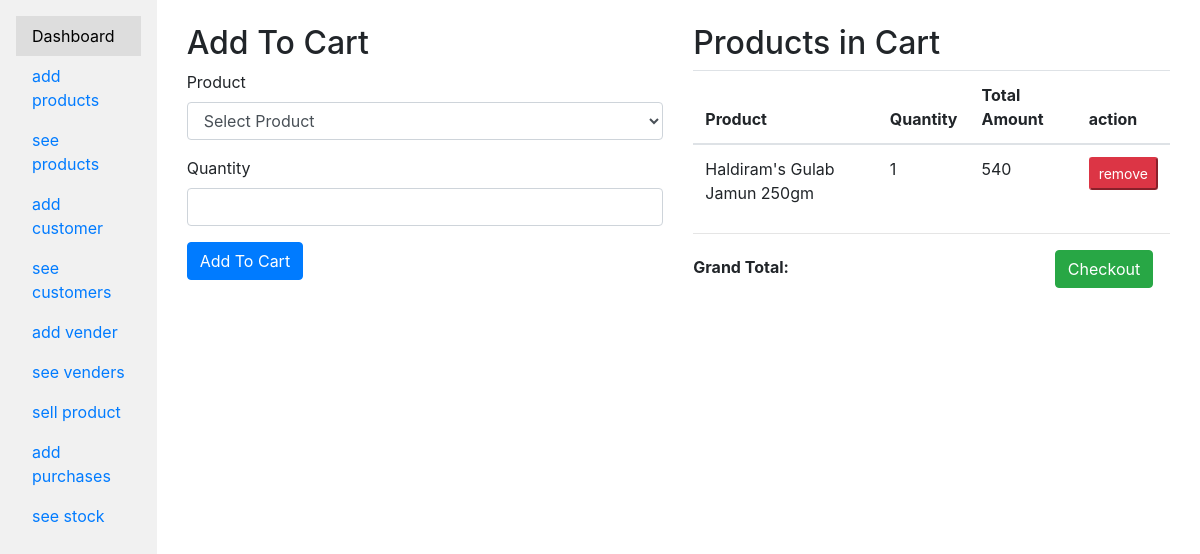
Screenshot of /add/sale/ (signed in) with the database file from the repository.
### app/models.py (models this page shows, shortened)
class Cart(models.Model):
    product = models.ForeignKey(Product, on_delete=models.CASCADE)
    quantity = models.PositiveIntegerField( null=True)
    total_amount=models.PositiveIntegerField(editable=False,null=True)

class Product(models.Model):
    name = models.CharField(max_length=100,null=True)
    price = models.DecimalField(max_digits=8, decimal_places=2,null=True)

### app/views.py (the view)
# urls.py: path('add/sale/', add_sale, name='add_sale'),
@login_required
def add_sale(request):
    print("add_sale")
    sales = Sale.objects.all()
    carts=Cart.objects.all()
    customers=Customer.objects.all()
    stocks=Stock.objects.all()
    print(request)
    if request.method == 'POST':
        form = SaleForm(request.POST)
        if form.is_valid():
            cart=form.cleaned_data['cart']
            customer=form.cleaned_data['customer']
            form.save()
            messages.success(request, 'Product sold successfully.')
            for cart in carts:
                stock=Stock.objects.get(product=cart.product)
                stock.qty_left-=cart.quantity
                stock.save()
            carts.delete()
            return redirect( 'add_to_cart')
    else:
        form = SaleForm()
    context={'sales':sales,'form': form,'carts':carts,}
    return render(request, 'addToCart.html',context)

### app/modelForm/SaleForm.py
class SaleForm(forms.ModelForm):
    class Meta:
        model = Sale
        fields = ['cart','customer']

### app/templates/addToCart.html (shortened to what this page needs)
{% extends 'base.html' %}
{% load static %}
  {% block content %}
    <div class="container">
      <div class="row">
        <div class="col-md-6">
          <h2>Add To Cart</h2>
          <form method="POST" action="{% url 'add_to_cart' %}">
            <div class="form-group">
              <label for="product">Product</label>
              <select class="form-control" id="product" name="product" required>
                <option value="">Select Product</option>
              </select>
            </div>
            <div class="form-group">
              <label for="quantity">Quantity</label>
              <input type="number" class="form-control" id="quantity" min="1" name="quantity" required>
            </div>
            <button type="submit" class="btn btn-primary">Add To Cart</button>
          </form>
        </div>
        <div class="col-md-6">
            <h2>Products in Cart</h2>
            <table class="table">
              <thead>
                <tr>
                  <th>Product</th>
                  <th>Quantity</th>
                 <th>Total Amount</th>
                  <th>action</th>
                </tr>
              </thead>
              <tbody>
                {% for cart in carts %}
                  <tr>
                    <td>{{ cart.product.name }}</td>
                    <td>{{ cart.quantity }}</td>
                    <td>{{ cart.total_amount }}</td>
                    <td>
                      <a href="{% url 'remove_product_from_cart' cart.id %}" ><button class="btn-danger btn-sm mb-2">remove</button></a>
                    </td>
                  </tr>
                {% empty %}
                  <tr>
                    <td colspan="5">Cart is empty</td>
                  </tr>
                  {% endfor %}
              </tbody>
            </table>
            <hr>
            <span style="font-weight: bolder; "  > Grand Total: {{net_amount}} </span>
            <a href="/checkout"  style="margin-left: 55%;" > <button  type="button" class="btn btn-success" {% if empty %}disabled{% endif %}>Checkout</button></a>
          </div>
        </div>
      </div>
    {% endblock %}

### rows the page displays
Cart: product.name "Haldiram's Gulab Jamun 250gm", quantity "1", total_amount "540"
